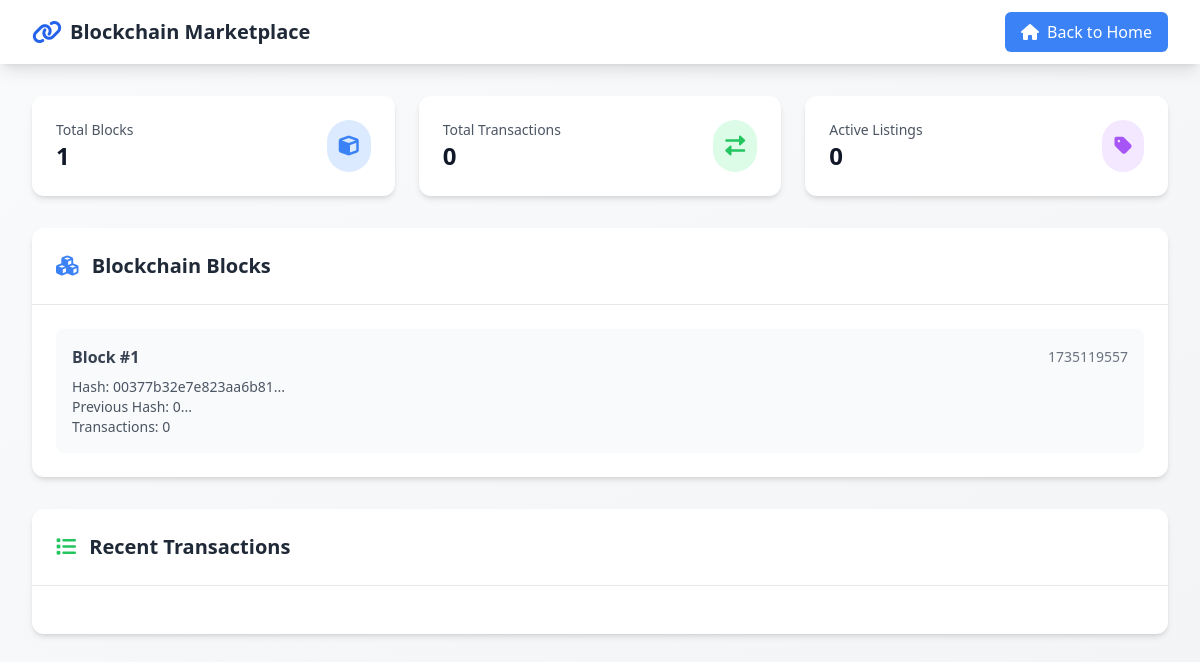
The app's page /view_database, older data.
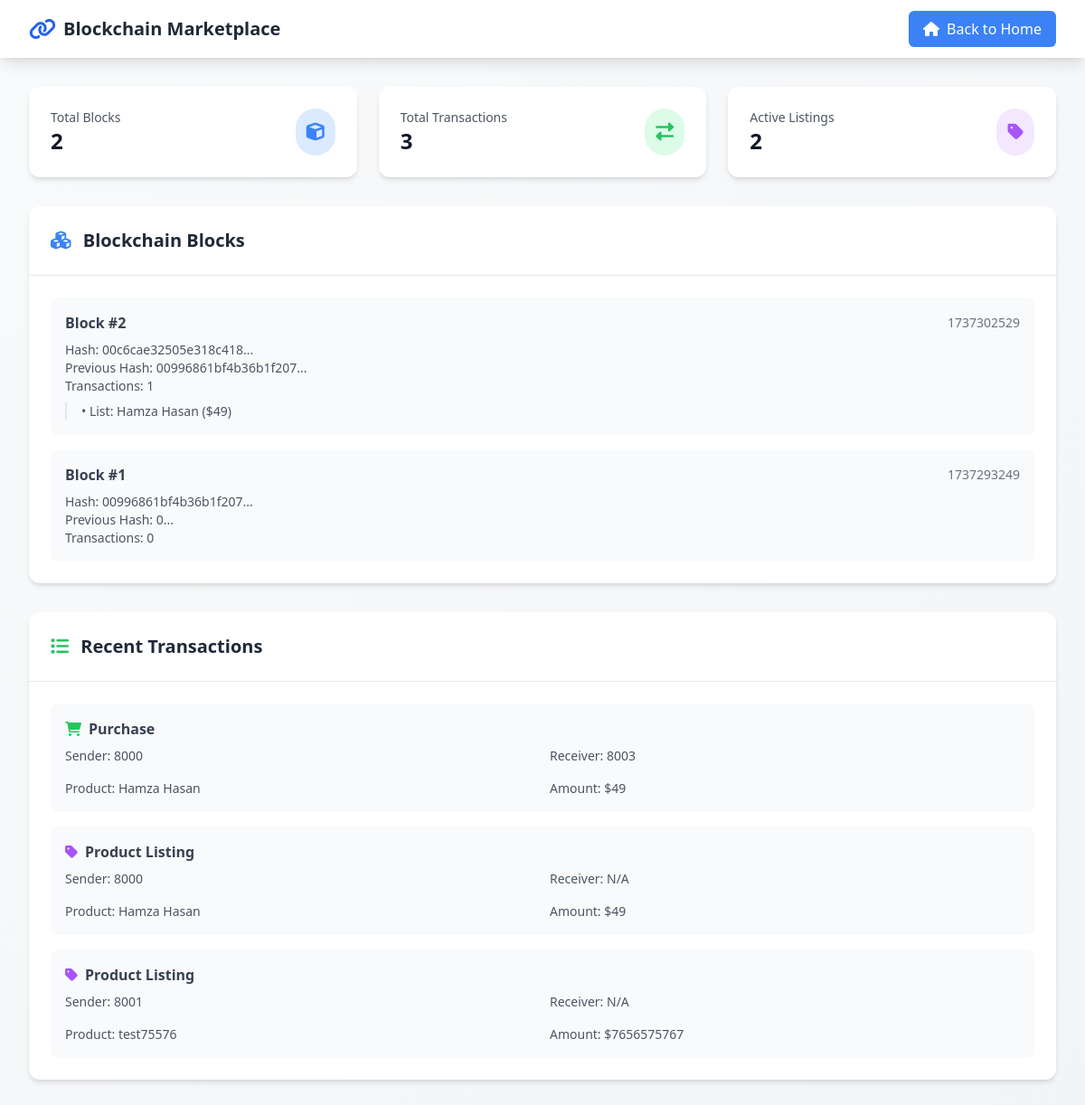
The same page, newer data.
### tables this page shows
CREATE TABLE blocks (
                    idx INTEGER PRIMARY KEY,
                    timestamp REAL,
                    transactions TEXT,
                    previous_hash TEXT,
                    nonce INTEGER,
                    hash TEXT
                );

CREATE TABLE transactions (
                    id INTEGER PRIMARY KEY AUTOINCREMENT,
                    sender TEXT,
                    receiver TEXT,
                    product TEXT,
                    amount INTEGER,
                    type TEXT
                );

### node.py (the view)
@app.route('/view_database', methods=['GET'])
def view_database():
    try:
        db_name = f'database_{blockchain.flask_port}.db'
        conn = sqlite3.connect(db_name)
        cursor = conn.cursor()
        cursor.execute("SELECT * FROM blocks ORDER BY idx DESC")
        blocks = cursor.fetchall()
        cursor.execute("SELECT * FROM transactions ORDER BY id DESC")
        transactions = cursor.fetchall()
        conn.close()
        formatted_blocks = []
        for block in blocks:
            formatted_blocks.append(blockchain.create_block_from_tuple(block))
        return render_template('index.html', show_database=True, blocks=formatted_blocks, transactions=transactions)
    except sqlite3.Error as e:
        return jsonify({'error': str(e)}), 500

### blockchain.py (called while the page is built)
    def create_block_from_tuple(self, block_data):
        return {
            'index': block_data[0],
            'timestamp': block_data[1],
            'transactions': json.loads(block_data[2]),
            'previous_hash': block_data[3],
            'nonce': block_data[4],
            'hash': block_data[5]
        }

### templates/index.html (shortened to what the changed rows need)
<!DOCTYPE html>
<html lang="en">
<head>
    <script src="https://cdn.tailwindcss.com"></script>
    <link rel="stylesheet" href="https://cdnjs.cloudflare.com/ajax/libs/font-awesome/6.0.0/css/all.min.css">
</head>
<body class="bg-gradient-to-br from-gray-50 to-gray-100">
    <div class="min-h-screen">
        {% if not show_database %}
        <div class="max-w-7xl mx-auto px-4 sm:px-6 lg:px-8 py-8">
            <div class="text-center mb-12">
                <h1 class="text-4xl font-bold text-gray-900 mb-4">Welcome to Blockchain Marketplace</h1>
                <p class="text-lg text-gray-600">A secure and decentralized platform for buying and selling products</p>
            </div>
<div class="grid grid-cols-1 md:grid-cols-3 gap-8 mb-12">
    <a href="/buy" class="transform transition-all duration-300 hover:scale-105">
        <div class="bg-white rounded-xl shadow-lg p-8 hover:shadow-xl relative overflow-hidden group">
            <div class="absolute inset-0 bg-gradient-to-r from-green-500/10 to-blue-500/10 opacity-0 group-hover:opacity-100 transition-opacity"></div>
            <div class="relative">
                <div class="flex items-center mb-6">
                    <div class="bg-green-100 p-3 rounded-lg">
                        <i class="fas fa-shopping-cart text-green-500 text-2xl"></i>
                    </div>
                    <h2 class="text-2xl font-semibold text-gray-800 ml-4">Buy Products</h2>
                </div>
                <p class="text-gray-600">Browse available products and make secure purchases</p>
            </div>
        </div>
    </a>
    <a href="/sell" class="transform transition-all duration-300 hover:scale-105">
        <div class="bg-white rounded-xl shadow-lg p-8 hover:shadow-xl relative overflow-hidden group">
            <div class="absolute inset-0 bg-gradient-to-r from-purple-500/10 to-pink-500/10 opacity-0 group-hover:opacity-100 transition-opacity"></div>
            <div class="relative">
                <div class="flex items-center mb-6">
                    <div class="bg-purple-100 p-3 rounded-lg">
                        <i class="fas fa-store text-purple-500 text-2xl"></i>
                    </div>
                    <h2 class="text-2xl font-semibold text-gray-800 ml-4">Sell Products</h2>
                </div>
                <p class="text-gray-600">List your products for sale on our marketplace</p>
            </div>
        </div>
    </a>
    <a href="/inventory" class="transform transition-all duration-300 hover:scale-105">
        <div class="bg-white rounded-xl shadow-lg p-8 hover:shadow-xl relative overflow-hidden group">
            <div class="absolute inset-0 bg-gradient-to-r from-blue-500/10 to-indigo-500/10 opacity-0 group-hover:opacity-100 transition-opacity"></div>
            <div class="relative">
                <div class="flex items-center mb-6">
                    <div class="bg-blue-100 p-3 rounded-lg">
                        <i class="fas fa-box-open text-blue-500 text-2xl"></i>
                    </div>
                    <h2 class="text-2xl font-semibold text-gray-800 ml-4">Inventory</h2>
                </div>
                <p class="text-gray-600">View your purchases and active listings</p>
            </div>
        </div>
    </a>
</div>
            <div class="grid grid-cols-1 md:grid-cols-3 gap-6 mb-12">
                <div class="bg-white rounded-xl shadow-md p-6 transform transition-all duration-300 hover:scale-105">
                    <div class="flex items-center justify-center mb-4">
                        <div class="bg-blue-100 p-3 rounded-full">
                            <i class="fas fa-shield-alt text-blue-500 text-xl"></i>
                        </div>
                    </div>
                    <h3 class="text-lg font-semibold text-center text-gray-800 mb-2">Secure Transactions</h3>
                    <p class="text-gray-600 text-center">All transactions are secured by blockchain technology</p>
                </div>
                <div class="bg-white rounded-xl shadow-md p-6 transform transition-all duration-300 hover:scale-105">
                    <div class="flex items-center justify-center mb-4">
                        <div class="bg-green-100 p-3 rounded-full">
                            <i class="fas fa-sync text-green-500 text-xl"></i>
                        </div>
                    </div>
                    <h3 class="text-lg font-semibold text-center text-gray-800 mb-2">Real-time Updates</h3>
                    <p class="text-gray-600 text-center">See product listings and updates in real-time</p>
                </div>
                <div class="bg-white rounded-xl shadow-md p-6 transform transition-all duration-300 hover:scale-105">
                    <div class="flex items-center justify-center mb-4">
                        <div class="bg-purple-100 p-3 rounded-full">
                            <i class="fas fa-network-wired text-purple-500 text-xl"></i>
                        </div>
                    </div>
                    <h3 class="text-lg font-semibold text-center text-gray-800 mb-2">Decentralized</h3>
                    <p class="text-gray-600 text-center">No central authority, fully peer-to-peer</p>
                </div>
            </div>
<div class="bg-white rounded-xl shadow-md p-6 mb-12">
    <div class="flex items-center justify-between mb-4">
        <h2 class="text-xl font-semibold text-gray-800">
            <i class="fas fa-network-wired text-blue-500 mr-2"></i>
            Connected Peers
        </h2>
        <button onclick="updatePeerStatus()"
                class="bg-blue-100 text-blue-600 px-3 py-1 rounded-md hover:bg-blue-200 transition-colors">
            <i class="fas fa-sync-alt mr-1"></i>
            Refresh
        </button>
    </div>
    <div id="peerList" class="grid grid-cols-1 md:grid-cols-2 gap-4">
    </div>
</div>
<script>
async function updatePeerStatus() {
    try {
        const response = await fetch('/get_peer_status');
        const status = await response.json();
        const peerList = document.getElementById('peerList');
        peerList.innerHTML = Object.entries(status).map(([port, state]) => `
            <div class="bg-gray-50 rounded-lg p-4 flex items-center justify-between">
                <div class="flex items-center">
                    <div class="bg-${state === 'online' ? 'green' : 'red'}-100 p-2 rounded-full mr-3">
                        <i class="fas fa-circle text-${state === 'online' ? 'green' : 'red'}-500"></i>
                    </div>
                    <div>
                        <p class="font-medium text-gray-800">Port ${port}</p>
                        <p class="text-sm text-gray-500">${state === 'online' ? 'Connected' : 'Disconnected'}</p>
                    </div>
                </div>
                <span class="px-3 py-1 rounded-full text-sm ${
                    state === 'online'
                    ? 'bg-green-100 text-green-800'
                    : 'bg-red-100 text-red-800'
                }">
                    ${state.toUpperCase()}
                </span>
            </div>
        `).join('');
    } catch (error) {
        console.error('Error updating peer status:', error);
    }
}
// Update peer status every 5 seconds
updatePeerStatus();
setInterval(updatePeerStatus, 5000);
</script>
            <div class="text-center">
                <button onclick="window.location.href='/view_database'"
                        class="bg-gradient-to-r from-blue-500 to-purple-500 text-white px-8 py-3 rounded-full
                               hover:from-blue-600 hover:to-purple-600 transition-all duration-300 transform hover:scale-105
                               shadow-lg hover:shadow-xl">
                    <i class="fas fa-database mr-2"></i>
                    View Transaction History
                </button>
                <button onclick="window.location.href='/network_activity'"
        class="bg-indigo-500 text-white px-4 py-2 rounded-md hover:bg-indigo-600 transition-colors flex items-center justify-center">
    <i class="fas fa-project-diagram mr-2"></i>
    View Network Activity
</button>
            </div>
        </div>
        {% else %}
        <div class="max-w-7xl mx-auto px-4 sm:px-6 lg:px-8 py-8">
            <div class="grid grid-cols-1 md:grid-cols-3 gap-6 mb-8">
                <div class="bg-white rounded-xl shadow-md p-6 transform transition-all duration-300 hover:scale-105">
                    <div class="flex items-center justify-between">
                        <div>
                            <p class="text-sm font-medium text-gray-600">Total Blocks</p>
                            <h3 class="text-2xl font-bold text-gray-900">{{ blocks|length }}</h3>
                        </div>
                        <div class="bg-blue-100 p-3 rounded-full">
                            <i class="fas fa-cube text-blue-500 text-xl"></i>
                        </div>
                    </div>
                </div>
                <div class="bg-white rounded-xl shadow-md p-6 transform transition-all duration-300 hover:scale-105">
                    <div class="flex items-center justify-between">
                        <div>
                            <p class="text-sm font-medium text-gray-600">Total Transactions</p>
                            <h3 class="text-2xl font-bold text-gray-900">{{ transactions|length }}</h3>
                        </div>
                        <div class="bg-green-100 p-3 rounded-full">
                            <i class="fas fa-exchange-alt text-green-500 text-xl"></i>
                        </div>
                    </div>
                </div>
                <div class="bg-white rounded-xl shadow-md p-6 transform transition-all duration-300 hover:scale-105">
                    <div class="flex items-center justify-between">
                        <div>
                            <p class="text-sm font-medium text-gray-600">Active Listings</p>
                            <h3 class="text-2xl font-bold text-gray-900">
                                {% set listing_count = namespace(count=0) %}
                                {% for tx in transactions %}
                                    {% if tx[5] == 'list' %}
                                        {% set listing_count.count = listing_count.count + 1 %}
                                    {% endif %}
                                {% endfor %}
                                {{ listing_count.count }}
                            </h3>
                        </div>
                        <div class="bg-purple-100 p-3 rounded-full">
                            <i class="fas fa-tag text-purple-500 text-xl"></i>
                        </div>
                    </div>
                </div>
            </div>
            <div class="bg-white rounded-xl shadow-md mb-8">
                <div class="p-6 border-b border-gray-200">
                    <h2 class="text-xl font-semibold text-gray-800">
                        <i class="fas fa-cubes text-blue-500 mr-2"></i>
                        Blockchain Blocks
                    </h2>
                </div>
                <div class="p-6">
                    <div class="space-y-4">
                        {% for block in blocks %}
                        <div class="bg-gray-50 rounded-lg p-4 hover:bg-gray-100 transition-colors">
                            <div class="flex items-center justify-between mb-2">
                                <span class="font-semibold text-gray-700">Block #{{ block.index }}</span>
                                <span class="text-sm text-gray-500">
                                    {{ block.timestamp|int }}
                                </span>
                            </div>
                            <div class="text-sm text-gray-600">
                                <p><span class="font-medium">Hash:</span> {{ block.hash[:20] }}...</p>
                                <p><span class="font-medium">Previous Hash:</span> {{ block.previous_hash[:20] }}...</p>
                                <p><span class="font-medium">Transactions:</span> {{ block.transactions|length }}</p>
                                {% if block.transactions %}
                                <div class="mt-2 pl-4 border-l-2 border-gray-200">
                                    {% for tx in block.transactions %}
                                    <p class="mt-1">• {{ tx.type|title }}: {{ tx.product }} {% if tx.amount %}(${{ tx.amount }}){% endif %}</p>
                                    {% endfor %}
                                </div>
                                {% endif %}
                            </div>
                        </div>
                        {% endfor %}
                    </div>
                </div>
            </div>
            <div class="bg-white rounded-xl shadow-md">
                <div class="p-6 border-b border-gray-200">
                    <h2 class="text-xl font-semibold text-gray-800">
                        <i class="fas fa-list text-green-500 mr-2"></i>
                        Recent Transactions
                    </h2>
                </div>
                <div class="p-6">
                    <div class="space-y-4">
                        {% for tx in transactions %}
                        <div class="bg-gray-50 rounded-lg p-4 hover:bg-gray-100 transition-colors">
                            <div class="flex items-center justify-between mb-2">
                                <span class="font-semibold text-gray-700">
                                    {% if tx[5] == 'list' %}
                                    <i class="fas fa-tag text-purple-500 mr-2"></i>Product Listing
                                    {% else %}
                                    <i class="fas fa-shopping-cart text-green-500 mr-2"></i>Purchase
                                    {% endif %}
                                </span>
                            </div>
                            <div class="grid grid-cols-2 gap-4 text-sm text-gray-600">
                                <p><span class="font-medium">Sender:</span> {{ tx[1] }}</p>
                                <p><span class="font-medium">Receiver:</span> {{ tx[2] or 'N/A' }}</p>
                                <p><span class="font-medium">Product:</span> {{ tx[3] }}</p>
                                <p><span class="font-medium">Amount:</span> ${{ tx[4] }}</p>
                            </div>
                        </div>
                        {% endfor %}
                    </div>
                </div>
            </div>
        </div>
        {% endif %}
    </div>
</body>
</html>

Row changes from the older to the newer data that the page shows:
added blocks: index "2", timestamp "1737302529", hash "00c6cae32505e318c418", previous_hash "00996861bf4b36b1f207", transactions|length "1"
added transactions: type "List", product "Hamza Hasan", amount "49", shows "Product Listing", sender "8000", tx "N/A"
changed blocks id 1: timestamp "1735119557" → "1737293249"; hash "00377b32e7e823aa6b81" → "00996861bf4b36b1f207"
added transactions: type "purchase" (drawn), sender "8000", receiver "8003", product "Hamza Hasan", amount "49", shown under "Recent Transactions"
added transactions: type "list" (drawn), sender "8001", tx "N/A", product "test75576", amount "7656575767", shown under "Recent Transactions"
Text that changed along with them:
{{ blocks|length }}: "1" → "2"
{{ transactions|length }}: "0" → "3"
{{ listing_count.count }}: "0" → "2"
